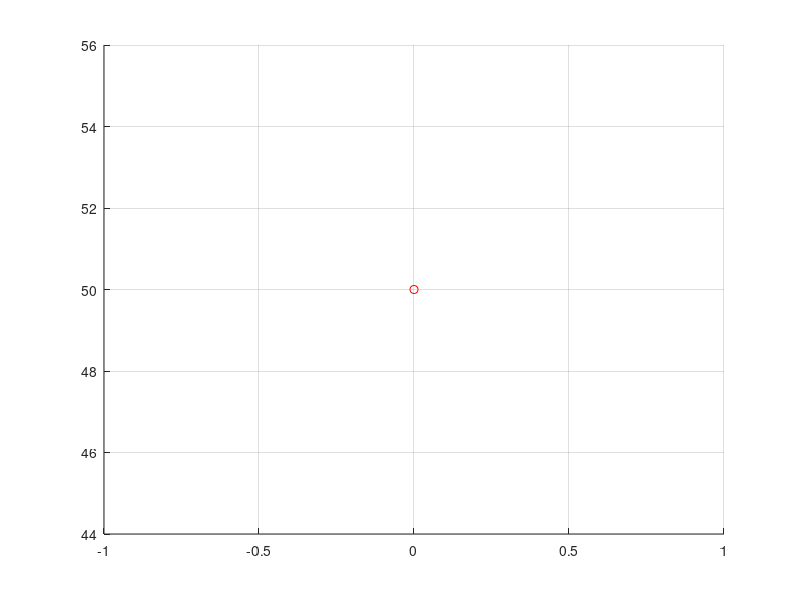

The MATLAB script that drew this image: (Note: this script raises an error after producing the figure.)
function Euler
clc, clear all,
close all

global m v0 h0 k1 k2 g
g = 9.8;
m = 0.2;
v0 = 50;
h0 = 100;
k1 = 0.01;
k2 = 0.005;
maxTime = 15;

eulerFunc(0.025, 'm');
eulerFunc(0.05, 'c');
eulerFunc(0.1, 'k');
eulerFunc(0.2, 'r');
eulerFunc(0.3, 'b');

% eulerFunc(0.7, 'y');
% eulerFunc(0.8, 'c');
% eulerFunc(0.9, 'm');

dv =@(t,v)(-k1*sign(v)*v(1)^2 - m*g) / m;
ds =@(t,v)v(1);

% sprendimas ode45 funkcija
[t,v]=ode45(dv, 0:0.5:maxTime, v0);
figure(1); hold on;
plot(t, v, 'g', 'LineWidth', 3);
xlabel('t'); 
ylabel('m/s')

return

function eulerFunc(timeStep, color)  
    spalva=color;
    t0=0; %laiko pradzia 
    ntimeSteps=maxTime/timeStep;
    figure(1), hold on, grid on, %axis(range);

    t=t0;
    v=v0;
    h=h0;

    plot(t,v,'ro');
    pntx=t;
    pnty=v;

%     figure(2), hold on, grid on,
%     plot(t,h,'ro');

    for i=1:ntimeSteps

     dv=DY(t,v);
     v=v+timeStep*dv(1);
     h=h+timeStep*dv(2);
     t=t+timeStep;
     if(h < 0)
         break;
     end
     figure(1), hold on, grid on,
     plot(t,v,[spalva,'.'],'MarkerSize',8)
     plot([pntx,t],[pnty,v],[spalva,'-']);
     xlabel('t'); 
     ylabel('m/s')
     
%      figure(2), hold on, grid on,
%      plot(t, h,[spalva,'*'],'MarkerSize',8)
%      xlabel('t'); 
%      ylabel('m')
     pntx=t;
     pnty=v;
    end
    
return
end

function unction dv=DY(t,v)
    if(sign(v) == 1) 
    dv = [(-k1*v(1)^2 - m*g) / m;
     v(1)];
    else
    dv = [(k2*v(1)^2 - m*g) / m;
     v(1)];
    end
return,
end

end